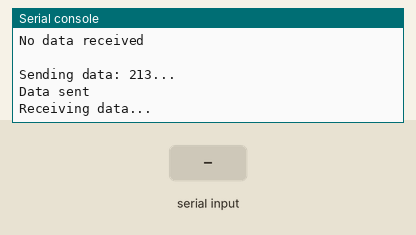
A program run on a simulated MicroPython board. On the bench: the last lines printed to the serial console. Inputs (shaded band) come from the test bench. Random numbers come from a fixed seed.

Above: at 1.2 s.
1.3 s: "1" received over the second serial link
At 2.1 s:
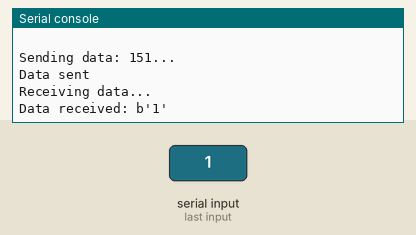
2.8 s: "0" received over the second serial link
At 3.7 s:
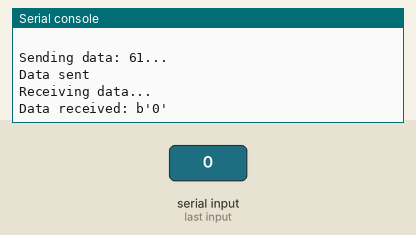
4.3 s: "2" received over the second serial link
At 6.4 s:
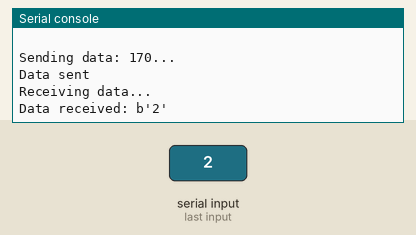
Timing chart, 0 to 7.9 s (numbered marks = the images above; inputs shaded):
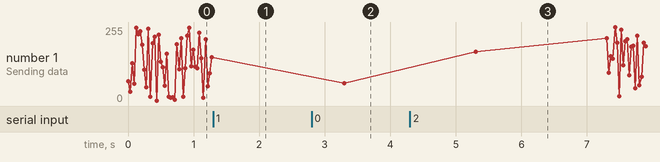

Measured:
- after the input at 2.8 s, the serial console: prints a new line after 0.50 s (image 2)

The program:

uart.py
```python
import random
import time
from machine import UART

uart = UART(2, baudrate=15200, bits=8, parity=None, stop=1, timeout=30)

def send(data: int, verbose: bool = True) -> int:
    """Send data to the serial port."""
    if verbose: print(f"Sending data: {data}...")
    numBytesWritten = uart.write(data.to_bytes(1, "big"))
    if numBytesWritten and verbose: print("Data sent")
    if not numBytesWritten and verbose: print("Data not sent")
    return numBytesWritten

def receive(verbose: bool = True) -> bytes:
    """Receive data from the serial port."""
    if verbose: print("Receiving data...")
    received = uart.read()
    if received and verbose:
        print(f"Data received: {received}")
        time.sleep(2)
    if not received and verbose: print("No data received")
    return received

while True:
    send(random.randint(0, 255))
    receive()
    print()
    
```
